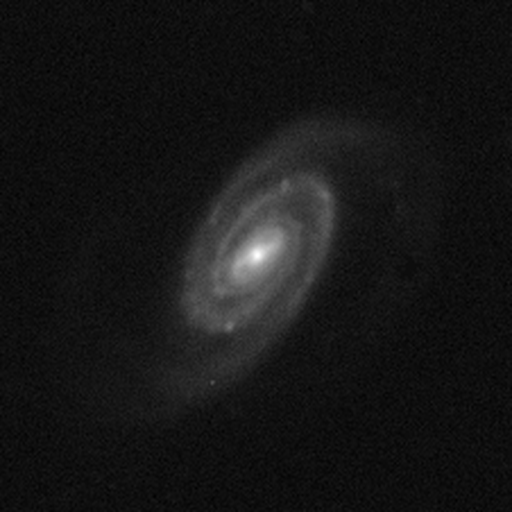
#> input picture spiral-aggregation/images/beta_subject.png, 512 x 512 px
$ jupyter execute --allow-errors chapter-3.ipynb   (shell and % lines are left out)
#> lines starting #> are read from the running program, lines starting #| are printed output that depends on the picture
# Simplifying things

The method used in chapter 2 has been written up in two python scripts, simplyifying the analysis process for a galaxy.

[cell 1]
import matplotlib.pyplot as plt
from matplotlib.lines import Line2D
import numpy as np
import groupPolylines
import pcaSpiralExtract
import spiralExtraction
import json

#> (a cell that did not finish here is left out)

And then perform the algorithm!

#> (a cell that did not finish here is left out)

[cell 4]
from PIL import Image
plt.figure(figsize=(10, 10))

pic = Image.open("./images/beta_subject.png")
#> pic is the input picture: PIL image 512x512 L; min 0, max 255, mean 21.6
plt.imshow(np.transpose(np.array(pic)[::-1, ::1]), cmap='gray', origin='lower')

t = np.linspace(0, 1, 1000)
#> (the rest of this cell did not finish here and is left out)

### Next steps

Well it looks like we have a spiral! We still need to finalise start/end points, but the next step is to test how resilient this method is when using fewer classifications (i.e. does our retirement limit make sense?)

This test galaxy from the beta received 47 classifications, in the next chapter we'll explore what happens if we drop that to 10.

[cell 5]
gal = {
    'RA': 160.65881, 'DEC': 23.95191, 'Z': 0.043594,
    'RUN': 5137, 'CAMCOL': 6, 'FIELD': 314, 'RERUN': 301,
    'SERSIC_BA': 0.576469, 'SERSIC_PHI': 43.1215,
    'PETRO_THETA': 22.2729,
}

#> (a cell that did not finish here is left out)

[cell 7]
from astropy.wcs import WCS
from astropy.io import fits
import astropy.units as u
import sdssCutoutGrab as scg

# Lookup the source fits file (needed for the rotation matrix)
fname = 'fitsImages/{0}/{1}/frame-r-{0:06d}-{1}-{2:04d}.fits'.format(
    int(gal['RUN']),
    int(gal['CAMCOL']),
    int(gal['FIELD'])
)
print('Source fits file:', fname)

[cell 8]
wFits = WCS(fname)
print('\n\nWCS from fits image:', wFits)

# The SDSS pixel scale is 0.396 arc-seconds
fits_cdelt = 0.396 / 3600

phi = float(gal['SERSIC_PHI'])

# cutouts were chosen to be 4x Petrosean radius, and then scaled (including interpolation) to be 512x512 pixels
scale = 4 * (float(gal['PETRO_THETA']) / 3600) / 512

# This should be obtained from the image, as some were not square.
size_pix = np.array([512, 512])

# Create a new WCS object
w = WCS(naxis=2)
w.wcs.crpix = size_pix / 2
w.wcs.crval = np.array([float(gal['RA']), float(gal['DEC'])])
w.wcs.ctype = ['RA---TAN', 'DEC--TAN']
w.wcs.cunit = ['deg', 'deg']

# Copy the rotation matrix from the source FITS file, adjusting the scaling as needed
#> (the rest of this cell did not finish here and is left out)

[cell 9]
r = float(gal['PETRO_THETA'])/3600

cx, cy = 256, 256
wCx, wCy = float(gal['RA']), float(gal['DEC'])

# find our line in world coordinates
x = r * np.sin(np.deg2rad(phi)) + wCx
y = r * np.cos(np.deg2rad(-phi)) + wCy

v = np.array([x - wCx, y - wCy])
v /= np.linalg.norm(v)

print(v)

ra_line, dec_line = w.wcs_world2pix([wCx, x], [wCy, y], 0)

axis_vector = np.subtract.reduce(
    np.stack(
        (ra_line, dec_line),
        axis=1
    )
)

normal_vector = np.dot([[0, 1], [-1, 0]], axis_vector) * float(gal['SERSIC_BA'])
origin = np.array([cx, cy])

[cell 10]
angle = 180 * np.arccos(axis_vector[1]/np.linalg.norm(axis_vector))/ np.pi
print(angle)
#> (the rest of this cell did not finish here and is left out)

[cell 11]
from tempfile import NamedTemporaryFile
import requests
import os
from matplotlib.patches import Ellipse


deNormArm = lambda a: 512*(0.5 + a)

#> (a cell that did not finish here is left out)

Deproject the image of the galaxy:

[cell 13]
import skimage
from skimage.transform import rotate, rescale

rotatedImage = rotate(np.array(pic), 90-angle)
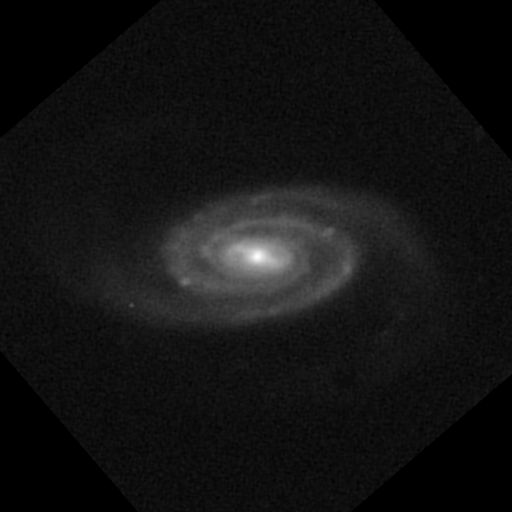
#> rotatedImage: shape (512, 512) float64; min 0, max 0.998, mean 0.0755
stretchedImage = rescale(rotatedImage, (1, 1/float(gal['SERSIC_BA'])))
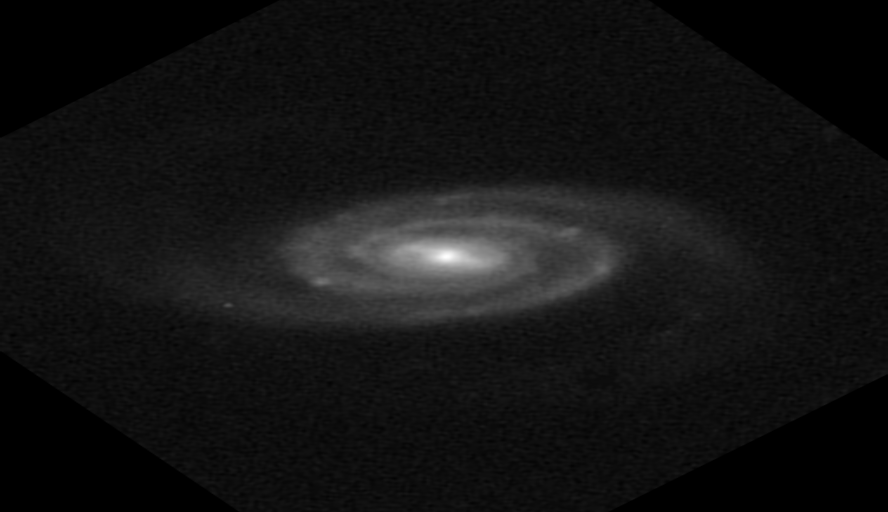
#> stretchedImage: shape (512, 888) float64; min 0, max 0.998, mean 0.0755
n = int((stretchedImage.shape[1] - np.array(pic).shape[1]) / 2)
#> n = 188

if n > 0: deprojectedImage = stretchedImage[:, n:-n]
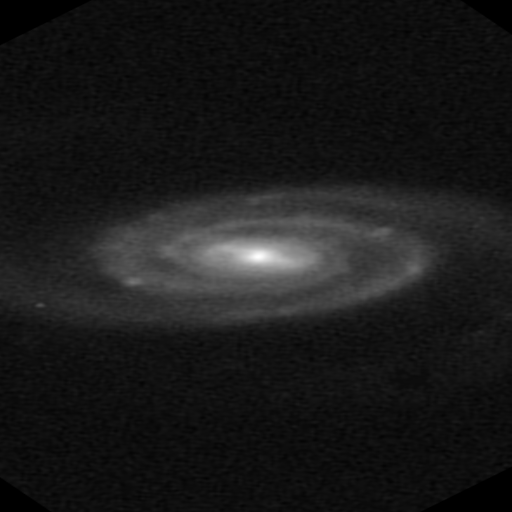
#> deprojectedImage: shape (512, 512) float64; min 0, max 0.998, mean 0.101
else: deprojectedImage = stretchedImage.copy()

plt.imshow(deprojectedImage, origin='lower')
plt.axis('off')

[cell 14]
def deprojectArm(phi, ba, arm):
    p = np.deg2rad(phi)
    Xs = 1/ba * (arm[:, 0] * np.cos(p) - arm[:, 1] * np.sin(p))
    Ys = 1 * (arm[:, 0] * np.sin(p) + arm[:, 1] * np.cos(p))

    return np.stack((Xs, Ys), axis=1)

[cell 15]
plt.figure(figsize=(16, 8))
ax = plt.subplot(121)
print(ax)
dpjArms = []
plt.imshow(pic, cmap='gray', origin='lower')
#> (the rest of this cell did not finish here and is left out)

[cell 16]
SpArcFiReResult = Image.open('./sparcfire_galaxy_image_11_data/image_11-J_logSpiralArcs-merged.png')
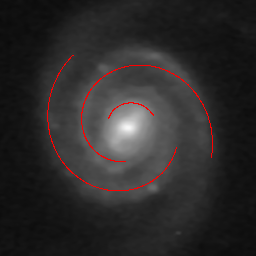
#> input picture spiral-aggregation/sparcfire_galaxy_image_11_data/image_11-J_logSpiralArcs-merged.png, 256 x 256 px
#> SpArcFiReResult is the input picture: PIL image 256x256 RGB; mean R, G, B 44.9, 42.3, 42.3

plt.figure(figsize=(16, 8))
plt.subplot(121)
plt.imshow(deprojectedImage, cmap='gray', origin='lower')

for i, arm in enumerate(dpjArms):
    arm = deNormArm(arm)
    plt.plot(arm[:, 0], arm[:, 1], label=i)
plt.axis('off')
plt.legend()
plt.title('Galaxy Builder obtained spiral arms')
plt.xlim(100, deprojectedImage.shape[0]-100)
plt.ylim(100, deprojectedImage.shape[1]-100)

plt.subplot(122)
plt.imshow(np.array(SpArcFiReResult)[::-1, ::-1], origin='lower')
plt.axis('off')
plt.title('SpArcFiRe obtained spiral arms')
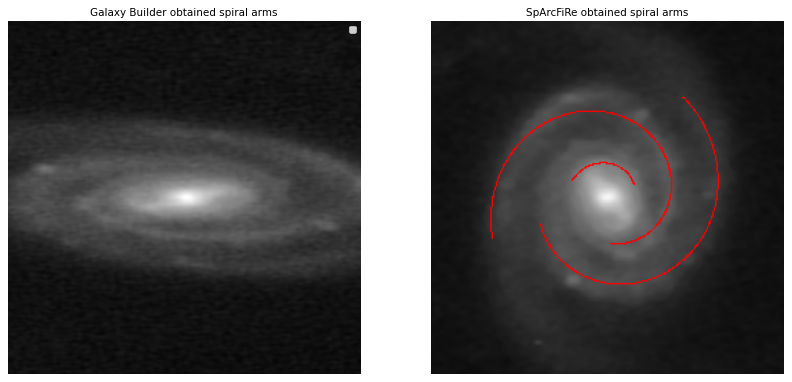
#> figure drawn by matplotlib, 2 panels
